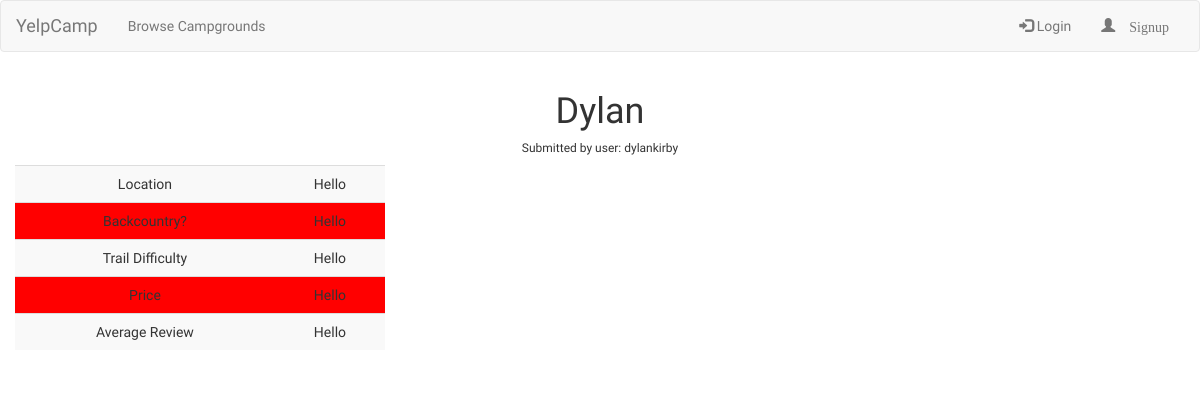
The page /campgrounds/3 on the database as committed earlier.
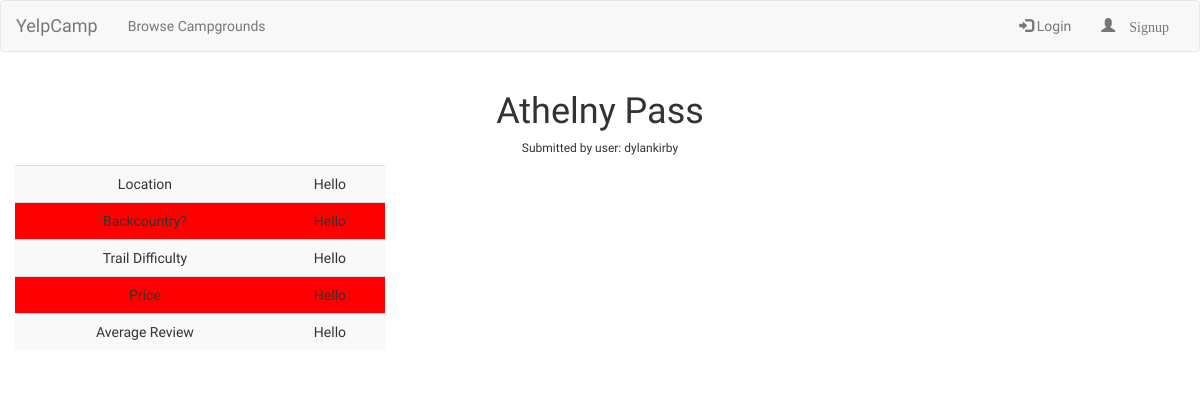
The same page on the database as committed later.
### campgrounds/models.py (models this page shows, shortened)
class Campground(models.Model):
	author = models.ForeignKey('auth.User' , related_name='submitted_campgrounds')
	name = models.CharField(max_length=128, blank=False, unique=True)
	image = models.URLField(blank=False)
	description = models.TextField()

### campgrounds/views.py (the view)
# urls.py: url(r'^(?P<pk>\d+)$', views.CampgroundDetail.as_view(), name='details'),
class CampgroundDetail(generic.DetailView):
	model = Campground

### campgrounds/templates/campgrounds/campground_detail.html (shortened to what this page needs)
{% extends 'campgrounds/campground_base.html' %}
{% block camp %}
	<div class="col-md-12">
		<h1 class="text-center camp-title">{{campground.name}}</h1>
		<h6 class="text-center">Submitted by user: {{campground.author}} </h4>
	</div>
	<div class="col-md-4">
		<table class="table table-striped text-center camp-info">
			<tr>
				<td>Location</td>
				<td>Hello</td>
			</tr>
			<tr>
				<td>Backcountry?</td>
				<td>Hello</td>
			</tr>
			<tr>
				<td>Trail Difficulty</td>
				<td>Hello</td>
			</tr>
			<tr>
				<td>Price</td>
				<td>Hello</td>
			</tr>
			<tr>
				<td>Average Review</td>
				<td>Hello</td>
			</tr>
		</table>
	</div>
	<div class="col-md-8">
	</div>
{% endblock %}

### campgrounds/templates/campgrounds/campground_base.html (shortened to what this page needs)
{% extends 'base.html' %}
{% block content %}
	<div class="container-fluid">
		<div class="row">
			{% block camp %}{% endblock %}
		</div>
	</div>
{% endblock %}

### templates/base.html (shortened to what this page needs)
<!DOCTYPE html>
{% load staticfiles %}
<html>
<head>
	<link rel="stylesheet" type="text/css" href="https://maxcdn.bootstrapcdn.com/bootstrap/3.3.7/css/bootstrap.min.css">
	<link rel="stylesheet" href="{% static 'YelpCamp/css/master.css' %}">
</head>
<body>
<nav class="navbar navbar-default">
  <div class="container-fluid">
    <div class="navbar-header">
      <a class="navbar-brand" href="/">YelpCamp</a>
    <ul class="nav navbar-nav">
        <li><a href="{% url 'campgrounds:all' %}">Browse Campgrounds</a></li>
      </ul>
    </div>
    <div class="collapse navbar-collapse" id="bs-example-navbar-collapse-1">
      <ul class="nav navbar-nav navbar-right">
      	{% if user.is_authenticated %}
          <li><a href="#" style="pointer-events: none;">Welcome back: {{user.username}} </a></li>
          <li><a href="{% url 'campgrounds:create' %}">Create Campground</a></li>
					<li><a href="{% url 'accounts:logout' %}">Logout</a></li>
      	{% else %}
					<li><a href="{% url 'accounts:login' %}"><span class="glyphicon glyphicon-log-in"></span> Login</a></li>
					<li><a href="{% url 'accounts:signup' %}"><span class="glyphicon glyphicon-user"> Signup</a></li>
      	{% endif %}
      </ul>
    </div>
  </div>
</nav>
<div class="my-content">
  {% block content %}
  {% endblock %}
</div>
</body>
</html>

### static/YelpCamp/css/master.css (style rules this page uses)
body { font-family: Raleway; }
.camp-info tr { height: 20%; background-color: red; }

Rows that differ between the two databases and show on the page:
changed Campground "dylankirby": name "Dylan" → "Athelny Pass"
